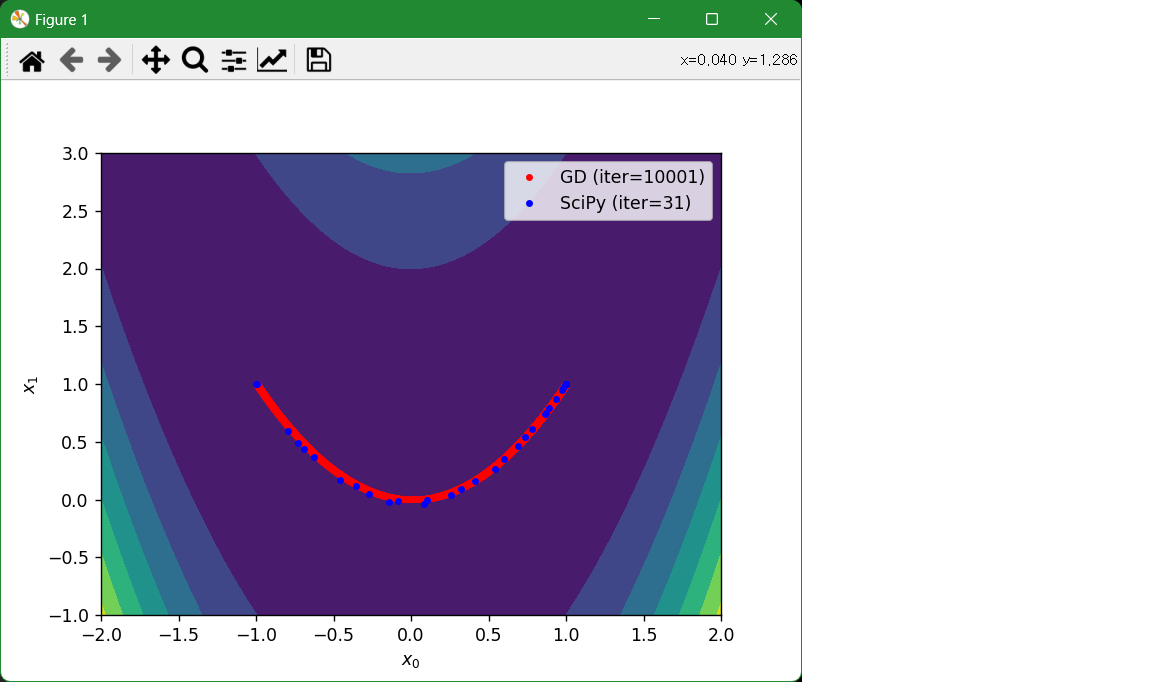

Write Python code to recreate this figure.
import numpy as np
import matplotlib.pyplot as plt
from scipy.optimize import minimize

if __name__ == '__main__':
    # Define a cost function and its gradient
    f = lambda x: (1 - x[0]) ** 2 + 100 * (x[1] - x[0] ** 2) ** 2
    fd = lambda x: np.array( [400*(x[0]**3) - 400*x[0]*x[1] + 2*x[0] -2,
                             200*(x[1]-x[0]**2)])  # TODO: Fill the gradient vector as [df / dx[0], df / dx[1]]

    # Define configuration
    x_init = [-1, 1]  # Please try other initial points
    learn_rate = 0.001  # Please try 0.01, 0.005, and 0.0001
    max_iter = 10000  # Please try 100, 1000, and 100000
    min_tol = 1e-6

    # Optimize the cost function using my gradient descent
    x = np.array(x_init)
    gd_xs = [x]
    for i in range(max_iter):
        # Run the gradient descent
        xp = x
        x = x - learn_rate*fd(x)  # TODO: Implement your gradient descent
        gd_xs.append(x)

        # Check the terminal condition
        if np.linalg.norm(x - xp) < min_tol:
            break
    gd_xs = np.array(gd_xs)

    # Optimize the cost function using SciPy
    result = minimize(f, x_init, tol=min_tol, options={'maxiter': max_iter, 'return_all': True})
    sp_xs = np.array(result.allvecs)

    # Visualize the results
    x_range = np.linspace(-2, 2, 100)
    y_range = np.linspace(-1, 3, 100)
    xx, yy = np.meshgrid(x_range, y_range)
    zz = f((xx, yy))
    plt.contourf(xx, yy, zz)
    plt.plot(gd_xs[:, 0], gd_xs[:, 1], 'r.', label=f'GD (iter={len(gd_xs)})')
    plt.plot(sp_xs[:, 0], sp_xs[:, 1], 'b.', label=f'SciPy (iter={result.nit})')
    plt.xlabel('$x_0$')
    plt.ylabel('$x_1$')
    plt.legend()
    plt.show()
